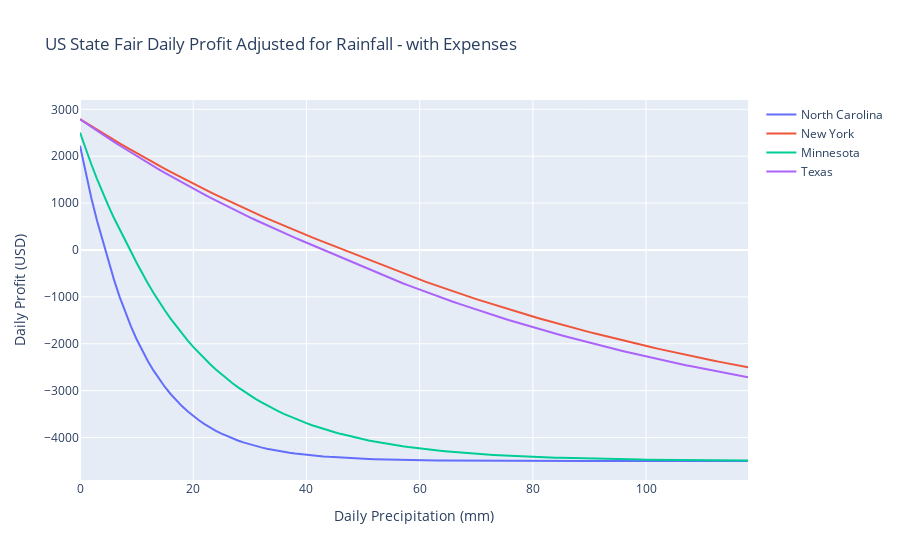

The notebook cell this image was saved under:
### Code cell
x = np.arange(120)

fig = go.Figure()
fig.add_trace(go.Scatter(x=x, y=nc_profit,
                    mode='lines',
                    name='North Carolina'))
fig.add_trace(go.Scatter(x=x, y=ny_profit,
                    mode='lines',
                    name='New York'))
fig.add_trace(go.Scatter(x=x, y=mn_profit,
                    mode='lines',
                    name='Minnesota'))
fig.add_trace(go.Scatter(x=x, y=tx_profit,
                    mode='lines',
                    name='Texas'))                
# Edit the layout
fig.update_layout(title='US State Fair Daily Profit Adjusted for Rainfall - with Expenses',
                   xaxis_title='Daily Precipitation (mm)',
                   yaxis_title='Daily Profit (USD)')
fig.show()
